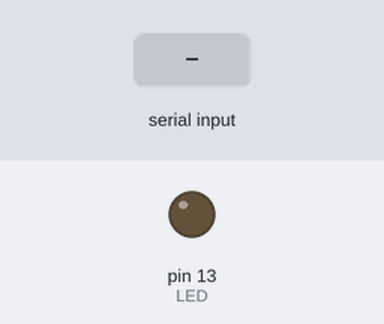
This sketch was run on a simulated Arduino Uno, built with avr-gcc and run on an emulated ATmega328P. Parts: output pins drawn as LEDs (lit = HIGH). Dashed ring = blinking. Inputs (shaded band) come from the test bench.

Above: at 1.2 s.
1.3 s: "1" received over Serial
At 1.56 s:
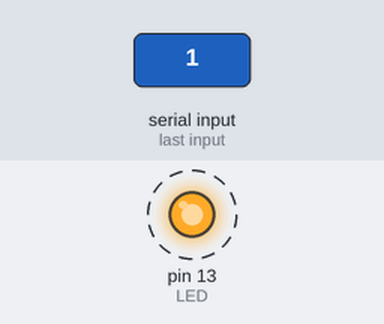
4.3 s: "2" received over Serial
At 5.5 s:
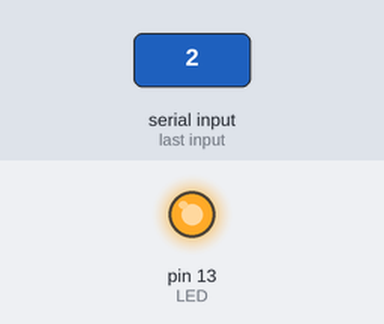
5.8 s: "3" received over Serial
At 6.9 s:
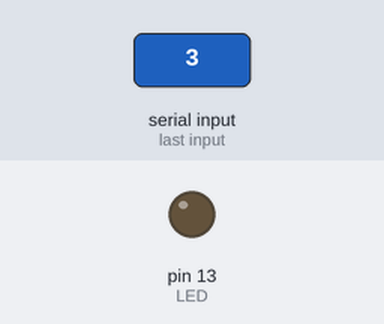
Timing chart, 0 to 8.8 s (numbered marks = the images above; inputs shaded):
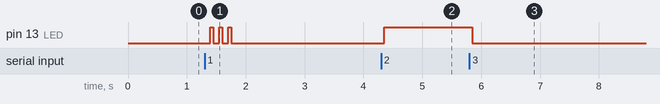

Measured:
- after the input at 1.3 s, pin 13 (LED): alternates HIGH for 0.05 s and LOW for 0.10 s, 6 changes in all, then stays LOW, starting after 0.10 s
- after the input at 4.3 s, pin 13 (LED): LOW → HIGH after 0.05 s
- after the input at 5.8 s, pin 13 (LED): HIGH → LOW after 0.05 s

The sketch:

smartHome.ino
```cpp
#define LED 13

void setup() {
  Serial.begin(9600);
  pinMode(LED, OUTPUT);

  //digitalWrite(LED_BUILTIN, HIGH);
}

void loop() {
  delay(100);

  while (Serial.available()) {

    char val = Serial.read();
    if (val == '1') {
      blink_led(3);
    }
    if (val == '2') {
      digitalWrite(LED, HIGH);
    }
    if (val == '3') {
      digitalWrite(LED, LOW);
    }
  }
}

// преобразование в HEX
void view_data (byte *buf, byte size) {
  for (byte j = 0; j < size; j++) {
    //Serial.print(buf [j]);
    Serial.print(buf [j], HEX);
  }
}

void blink_led (int count) {
  for (int i = 0; i < count; i++) {
      digitalWrite(LED, HIGH);
      delay(50);
      digitalWrite(LED, LOW);
      delay(100);
  }
}
```
